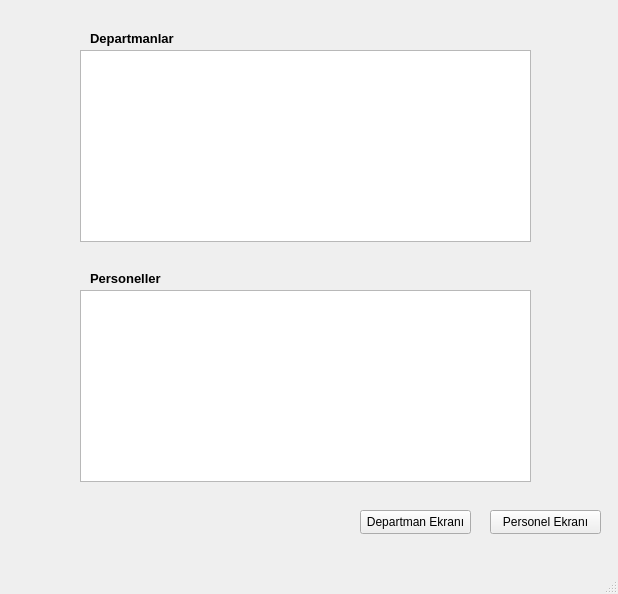
<?xml version="1.0" encoding="UTF-8"?>
<ui version="4.0">
 <class>MainWindow</class>
 <widget class="QMainWindow" name="MainWindow">
  <property name="geometry">
   <rect>
    <x>0</x>
    <y>0</y>
    <width>618</width>
    <height>594</height>
   </rect>
  </property>
  <property name="windowTitle">
   <string>MainWindow</string>
  </property>
  <widget class="QWidget" name="centralwidget">
   <widget class="QTableView" name="tableView_department">
    <property name="geometry">
     <rect>
      <x>80</x>
      <y>50</y>
      <width>451</width>
      <height>192</height>
     </rect>
    </property>
   </widget>
   <widget class="QTableView" name="tableView_personal">
    <property name="geometry">
     <rect>
      <x>80</x>
      <y>290</y>
      <width>451</width>
      <height>192</height>
     </rect>
    </property>
   </widget>
   <widget class="QLabel" name="label_departmanlar">
    <property name="geometry">
     <rect>
      <x>90</x>
      <y>30</y>
      <width>101</width>
      <height>16</height>
     </rect>
    </property>
    <property name="font">
     <font>
      <pointsize>10</pointsize>
      <bold>true</bold>
     </font>
    </property>
    <property name="text">
     <string>Departmanlar</string>
    </property>
   </widget>
   <widget class="QLabel" name="label_personeller">
    <property name="geometry">
     <rect>
      <x>90</x>
      <y>270</y>
      <width>101</width>
      <height>16</height>
     </rect>
    </property>
    <property name="font">
     <font>
      <pointsize>10</pointsize>
      <bold>true</bold>
     </font>
    </property>
    <property name="text">
     <string>Personeller</string>
    </property>
   </widget>
   <widget class="QPushButton" name="pushButton_personel_ekrani">
    <property name="geometry">
     <rect>
      <x>490</x>
      <y>510</y>
      <width>111</width>
      <height>24</height>
     </rect>
    </property>
    <property name="text">
     <string>Personel Ekranı</string>
    </property>
   </widget>
   <widget class="QPushButton" name="pushButton_department_ekrani">
    <property name="geometry">
     <rect>
      <x>360</x>
      <y>510</y>
      <width>111</width>
      <height>24</height>
     </rect>
    </property>
    <property name="text">
     <string>Departman Ekranı</string>
    </property>
   </widget>
  </widget>
  <widget class="QMenuBar" name="menubar">
   <property name="geometry">
    <rect>
     <x>0</x>
     <y>0</y>
     <width>618</width>
     <height>22</height>
    </rect>
   </property>
  </widget>
  <widget class="QStatusBar" name="statusbar"/>
 </widget>
 <resources/>
 <connections/>
</ui>
